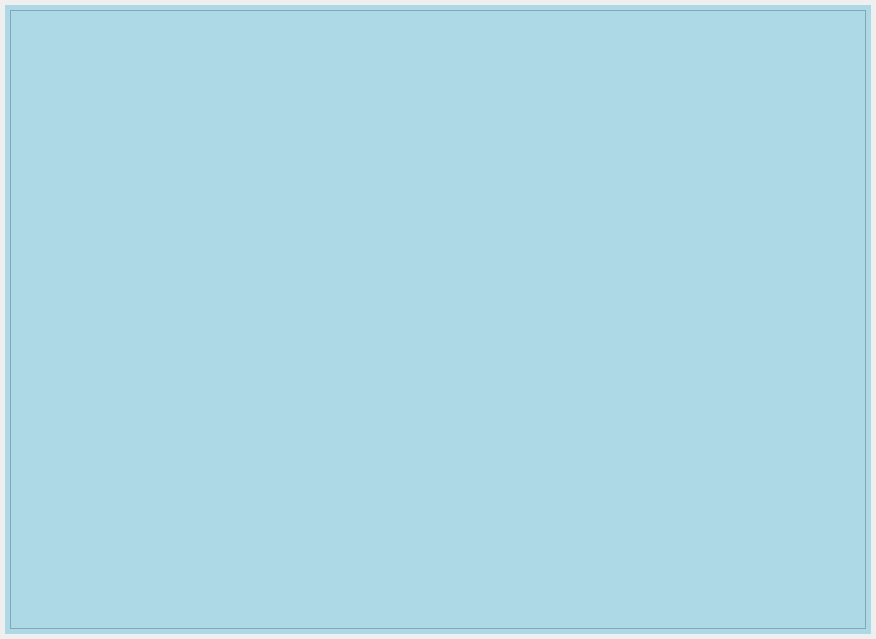
<?xml version="1.0" encoding="UTF-8"?>
<ui version="4.0">
 <class>MainPages</class>
 <widget class="QWidget" name="MainPages">
  <property name="geometry">
   <rect>
    <x>0</x>
    <y>0</y>
    <width>876</width>
    <height>639</height>
   </rect>
  </property>
  <property name="windowTitle">
   <string>Form</string>
  </property>
  <layout class="QVBoxLayout" name="main_pages_layout">
   <property name="spacing">
    <number>0</number>
   </property>
   <property name="leftMargin">
    <number>5</number>
   </property>
   <property name="topMargin">
    <number>5</number>
   </property>
   <property name="rightMargin">
    <number>5</number>
   </property>
   <property name="bottomMargin">
    <number>5</number>
   </property>
   <item>
    <widget class="QStackedWidget" name="pages">
     <property name="currentIndex">
      <number>1</number>
     </property>
     <widget class="QWidget" name="page_1">
      <property name="styleSheet">
       <string notr="true">font-size: 14pt; background:lightgreen</string>
      </property>
      <layout class="QVBoxLayout" name="page_1_layout">
       <property name="spacing">
        <number>5</number>
       </property>
       <property name="leftMargin">
        <number>5</number>
       </property>
       <property name="topMargin">
        <number>5</number>
       </property>
       <property name="rightMargin">
        <number>5</number>
       </property>
       <property name="bottomMargin">
        <number>5</number>
       </property>
      </layout>
     </widget>
     <widget class="QWidget" name="page_2">
      <property name="styleSheet">
       <string notr="true">background:lightblue</string>
      </property>
      <layout class="QVBoxLayout" name="page_2_layout">
       <property name="spacing">
        <number>5</number>
       </property>
       <property name="leftMargin">
        <number>5</number>
       </property>
       <property name="topMargin">
        <number>5</number>
       </property>
       <property name="rightMargin">
        <number>5</number>
       </property>
       <property name="bottomMargin">
        <number>5</number>
       </property>
       <item>
        <widget class="QPlainTextEdit" name="text_edit"/>
       </item>
      </layout>
     </widget>
     <widget class="QWidget" name="page_3">
      <property name="styleSheet">
       <string notr="true">background:orange</string>
      </property>
      <layout class="QVBoxLayout" name="page_3_layout"/>
     </widget>
    </widget>
   </item>
  </layout>
 </widget>
 <resources/>
 <connections/>
</ui>
